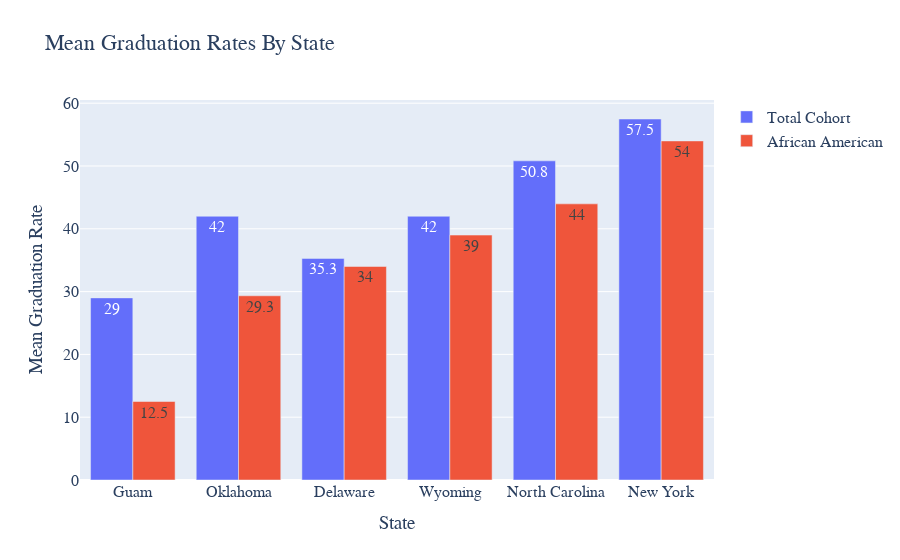

Notebook code for this chart:
### Code cell
state_yblack = grad_rate_by_state[black].to_numpy()[0:51:10]
state_y = grad_rate_by_state[total].to_numpy()[0:51:10]

fig = go.Figure(
    data = [
        go.Bar(x=grad_rate_by_state.index[0:51:10], y=state_y, 
               text=np.round(state_y, 1), name="Total Cohort"),
        go.Bar(x=grad_rate_by_state.index[0:51:10], y= state_yblack, 
               text=np.round(state_yblack, 1), name="African American"),
        
    ]
)

_ = fig.update_layout(
    title="Mean Graduation Rates By State",
    xaxis={
        'title': "State"
    },
    yaxis={
        'title': 'Mean Graduation Rate'
    },
    font=dict(
        family="Courier New, monospace",
        size=16,      
    )
)
fig.show()

### Figure 1 — Plotly figure (JSON) as saved in the notebook; plotly's stock layout.template omitted (floating-point values rounded to 4 significant figures)
{"data": [{"name": "Total Cohort", "text": [29, 42, 35.3, 42, 50.8, 57.5], "type": "bar", "x": ["Guam", "Oklahoma", "Delaware", "Wyoming", "North Carolina", "New York"], "y": [29, 42, 35.29, 42, 50.82, 57.48]}, {"name": "African American", "text": [12.5, 29.3, 34, 39, 44, 54], "type": "bar", "x": ["Guam", "Oklahoma", "Delaware", "Wyoming", "North Carolina", "New York"], "y": [12.5, 29.33, 34, 39, 43.97, 53.99]}], "layout": {"font": {"family": "Courier New, monospace", "size": 16}, "title": {"text": "Mean Graduation Rates By State"}, "xaxis": {"title": {"text": "State"}}, "yaxis": {"title": {"text": "Mean Graduation Rate"}}}}
